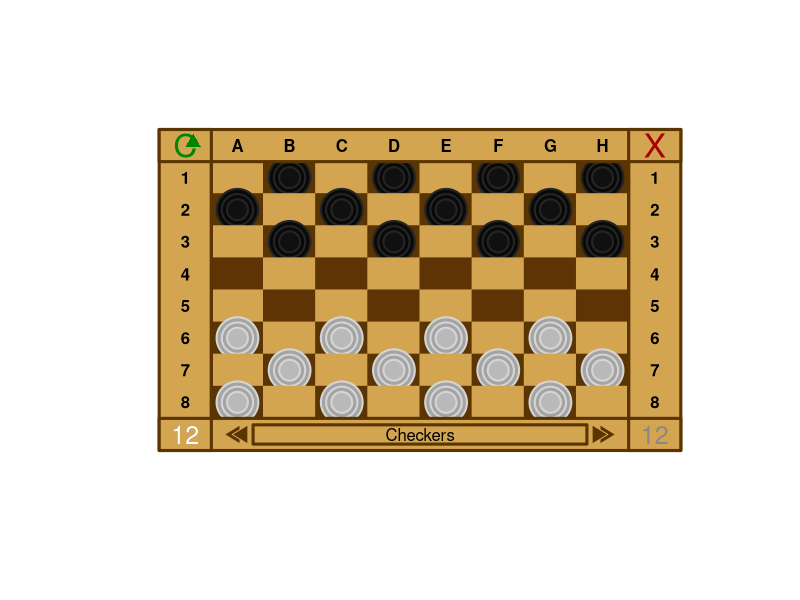

Generate this figure with R: (Note: this script raises an error after producing the figure.)
library(plotrix)

board <- list(
    c(10, 1, 10, 1, 10, 1, 10, 1),
    c(1, 10, 1, 10, 1, 10, 1, 10),
    c(10, 1, 10, 1, 10, 1, 10, 1),
    c(0, 10, 0, 10, 0, 10, 0, 10),
    c(10, 0, 10, 0, 10, 0, 10, 0),
    c(-1, 10, -1, 10, -1, 10, -1, 10),
    c(10, -1, 10, -1, 10, -1, 10, -1),
    c(-1, 10, -1, 10, -1, 10, -1, 10)
    
    # c(10, 0, 10, 1, 10, 0, 10, 1),
    # c(1, 10, 1, 10, 1, 10, 1, 10),
    # c(10, 1, 10, 0, 10, 1, 10, 0),
    # c(0, 10, 1, 10, 0, 10, 0, 10),
    # c(10, -1, 10, 0, 10, 0, 10, 0),
    # c(-1, 10, -1, 10, -1, 10, -1, 10),
    # c(10, -1, 10, -1, 10, -1, 10, -1),
    # c(-1, 10, -1, 10, -1, 10, -1, 10)
    
    # c(10, 1, 10, 1, 10, 1, 10, 1),
    # c(1, 10, 1, 10, 1, 10, 1, 10),
    # c(10, 1, 10, 1, 10, 1, 10, 1),
    # c(0, 10, 0, 10, 0, 10, 1, 10),
    # c(10, 0, 10, -1, 10, -1, 10, 0),
    # c(0, 10, 0, 10, 0, 10, -1, 10),
    # c(10, -1, 10, -1, 10, -1, 10, -1),
    # c(-1, 10, 0, 10, -1, 10, 0, 10)
    
    # c(10, 1, 10, 0, 10, 0, 10, 0),
    # c(0, 10, 1, 10, 0, 10, 0, 10),
    # c(10, 0, 10, 0, 10, 0, 10, 0),
    # c(0, 10, 0, 10, 0, 10, 0, 10),
    # c(10, 0, 10, 0, 10, 0, 10, 0),
    # c(3, 10, 0, 10, 0, 10, 0, 10),
    # c(10, 0, 10, 0, 10, 0, 10, -3),
    # c(0, 10, 0, 10, 0, 10, 0, 10)
    
)
checkersNum <- function(s) {
    n <- 0
    for (y in 1:8) {
        for (x in 1:8) {
            if (board[[y]][x] == s || board[[y]][x] == 3 * s)
                n <- n + 1
        }
    }
    return (n)
}
white <- checkersNum(-1)
black <- checkersNum(1)

board2 <<- list(
    c(10, 1, 10, 1, 10, 1, 10, 1),
    c(1, 10, 1, 10, 1, 10, 1, 10),
    c(10, 1, 10, 1, 10, 1, 10, 1),
    c(0, 10, 0, 10, 0, 10, 0, 10),
    c(10, 0, 10, 0, 10, 0, 10, 0),
    c(-1, 10, -1, 10, -1, 10, -1, 10),
    c(10, -1, 10, -1, 10, -1, 10, -1),
    c(-1, 10, -1, 10, -1, 10, -1, 10)
)
white2 <- 12
black2 <- 12
checkable2 <- list()
checked2 <- NA
side2 <- -1
oneMore2 <- F
queenIsChecked2 <- F

makeBackup <- function() {
    board2 <<- board
    white2 <<- white
    black2 <<- black
    checkable2 <<- checkable
    checked2 <<- checked
    side2 <<- side
    oneMore2 <<- oneMore
    queenIsChecked2 <<- queenIsChecked
}
backup <- function() {
    board <<- board2
    white <<- white2
    black <<- black2
    checkable <<- checkable2
    checked <<- checked2
    side <<- side2
    oneMore <<- oneMore2
    queenIsChecked <<- queenIsChecked2
}
checkBoard <- function() {
    f <- F
    checkable <<- list()
    for (i in 1:8) {
        for (j in 1:8){
            if (board[[i]][j] == side) {
                if (check(c(i, j))) {
                    f <- T
                    checkable[[length(checkable) + 1]]<<- c(i, j)
                }
            }
            else if (board[[i]][j] == side * 3) {
                if (queenCheck(c(i, j))) {
                    f <- T
                    checkable[[length(checkable) + 1]]<<- c(i, j)
                }
            }
        }
    }
    return (f)
}
isCheckable <- function(pos) {
    if (length(checkable) == 0)
        return (T)
    else {
        x <- pos[2]
        y <- pos[1]
        for (i in 1:length(checkable)) {
            if (y == checkable[[i]][1] && x == checkable[[i]][2])
                return (T)
        }
    }
    return (F)
}
getCoordinates <- function(){
    N = locator(n = 1)
    for(i in 1 : 64)
        if((N[1] > -40 + ((i - 1) %% 8) * 10) && (N[2] < 40 - ((i - 1) %/% 8) * 10) &&
           (N[1] < -30 + ((i - 1) %% 8) * 10) && (N[2] > 30 - ((i - 1) %/% 8) * 10))
            return(c((1 + (i - 1) %/% 8), 1 + ((i - 1) %% 8)))
    if((N[1] < -40) && (N[1] > -50) && (N[2] < 50) && (N[2] > 40))
        return (0)
    if((N[1] > 40) && (N[1] < 50) && (N[2] < 50) && (N[2] > 40))
        return (9)
    if((N[1] > -38) && (N[1] < -34) && (N[2] < -40) && (N[2] > -50))
        return (11)
    if((N[1] >  34) && (N[1] <  38) && (N[2] < -40) && (N[2] > -50))
    {}
}
drawBoard <- function(){
    plot(0, 0, xlim = c(-60, 60), ylim = c(-60, 60), type = "n",
         bty = "n", xaxt = "n", yaxt = "n", col.lab = "#FFFFFF")
    for(i in 1 : 8)
        for(j in 1 : 8)
        {
            Js = (j - 1) * 10
            Is = (i - 1) * 10
            Cell = board[[i]][j]
            if(Cell == 10)
            {
                rect(-40 + Js, 40 - Is, 
                     -30 + Js, 30 - Is, col = "#d4a550", border = "#d4a550") 
            }
            else if(Cell == 0)
            {
                rect(-40 + Js, 40 - Is, 
                     -30 + Js, 30 - Is, col = "#5F3405", border = "#5B3501") 
            }
            else if(Cell == 1)
            {
                rect(-40 + Js, 40 - Is, 
                     -30 + Js, 30 - Is, col = "#5B3501", border = "#5B3501") 
                draw.circle(-35 + Js, 35 - Is, 4, col = "#090909", lwd = 2, border = "#252525")
                draw.circle(-35 + Js, 35 - Is, 3, col = "#090909", lwd = 2, border = "#252525")
                draw.circle(-35 + Js, 35 - Is, 2, col = "#101010", lwd = 2, border = "#252525")
            }
            else if(Cell == -1)
            {
                rect(-40 + Js, 40 - Is, 
                     -30 + Js, 30 - Is, col = "#5B3501", border = "#5B3501") 
                draw.circle(-35 + Js, 35 - Is, 4, col = "#A4A4A4", lwd = 2, border = "#D5D5D5")
                draw.circle(-35 + Js, 35 - Is, 3, col = "#A4A4A4", lwd = 2, border = "#D5D5D5")
                draw.circle(-35 + Js, 35 - Is, 2, col = "#B9B9B9", lwd = 2, border = "#D5D5D5")
            }
            else if(Cell == 2)
            {
                rect(-40 + Js, 40 - Is, 
                     -30 + Js, 30 - Is, col = "#5B3501", border = "#5B3501") 
                draw.circle(-35 + Js, 35 - Is, 4, col = "#090909", lwd = 2, border = "#252525")
                draw.circle(-35 + Js, 35 - Is, 3, col = "#090909", lwd = 2, border = "#252525")
                draw.circle(-35 + Js, 35 - Is, 2, col = "#101010", lwd = 2, border = "#252525")
                draw.circle(-35 + Js, 35 - Is, 4, lwd = 2, border = "#008500")
            }
            else if(Cell == -2)
            {
                rect(-40 + Js, 40 - Is, 
                     -30 + Js, 30 - Is, col = "#5B3501", border = "#5B3501") 
                draw.circle(-35 + Js, 35 - Is, 4, col = "#A4A4A4", lwd = 2, border = "#D5D5D5")
                draw.circle(-35 + Js, 35 - Is, 3, col = "#A4A4A4", lwd = 2, border = "#D5D5D5")
                draw.circle(-35 + Js, 35 - Is, 2, col = "#B9B9B9", lwd = 2, border = "#D5D5D5")
                draw.circle(-35 + Js, 35 - Is, 4, lwd = 2, border = "#008500")
            }
            else if(Cell == 3)
            {
                rect(-40 + Js, 40 - Is, 
                     -30 + Js, 30 - Is, col = "#5B3501", border = "#5B3501") 
                draw.circle(-35 + Js, 35 - Is, 4, col = "#101010", lwd = 2, border = "#303030")
            }
            else if(Cell == -3)
            {
                rect(-40 + Js, 40 - Is, 
                     -30 + Js, 30 - Is, col = "#5B3501", border = "#5B3501") 
                draw.circle(-35 + Js, 35 - Is, 4, col = "#A9A9A9", lwd = 2, border = "#D9D9D9")
            }
            else if(Cell == 4)
            {
                rect(-40 + Js, 40 - Is, 
                     -30 + Js, 30 - Is, col = "#5B3501", border = "#5B3501") 
                draw.circle(-35 + Js, 35 - Is, 4, col = "#101010", lwd = 2, border = "#303030")
                draw.circle(-35 + Js, 35 - Is, 4, lwd = 2, border = "#008500")
            }
            else if(Cell == -4)
            {
                rect(-40 + Js, 40 - Is, 
                     -30 + Js, 30 - Is, col = "#5B3501", border = "#5B3501") 
                draw.circle(-35 + Js, 35 - Is, 4, col = "#A9A9A9", lwd = 2, border = "#D9D9D9")
                draw.circle(-35 + Js, 35 - Is, 4, lwd = 2, border = "#008500")
            }
            else if((i == 9 - side || i == -1 * side) && !queenIsChecked && !is.na(checked))
            {
                rect(-40 + Js, 40 - Is, 
                     -30 + Js, 30 - Is, col = "#5B3501", border = "#5B3501") 
                draw.circle     (0 - 35 + Js,   0 + 35 - Is, 4,   col = "#d4a550", border = "#48036F", lwd = 2)
                draw.circle (-2.25 - 35 + Js, 1.3 + 35 - Is, 0.5, col = "#5B3501", border = "#5B3501")
                draw.circle (-0.85 - 35 + Js, 2.5 + 35 - Is, 0.5, col = "#5B3501", border = "#5B3501")
                draw.circle  (0.85 - 35 + Js, 2.5 + 35 - Is, 0.5, col = "#5B3501", border = "#5B3501")
                draw.circle  (2.25 - 35 + Js, 1.3 + 35 - Is, 0.5, col = "#5B3501", border = "#5B3501")
                polygon(c(-2.25 - 35 + Js,    0 - 35 + Js, -1.5 - 35 + Js), 
                        c(  1.3 + 35 - Is, -1.9 + 35 - Is, -1.9 + 35 - Is), 
                        col = "#5B3501", border = "#5B3501")
                polygon(c(-0.85 - 35 + Js,  0.7 - 35 + Js, -1.2 - 35 + Js), 
                        c(2.5  + 35 - Is, -1.9 + 35 - Is, -1.9 + 35 - Is), 
                        col = "#5B3501", border = "#5B3501")
                polygon(c(0.85 - 35 + Js,  1.2 - 35 + Js,  -0.7 - 35 + Js), 
                        c( 2.5 + 35 - Is, -1.9 + 35 - Is,  -1.9 + 35 - Is), 
                        col = "#5B3501", border = "#5B3501")
                polygon(c(2.25 - 35 + Js,   1.5 - 35 + Js,    0 - 35 + Js), 
                        c( 1.3  + 35 - Is, -1.9 + 35 - Is, -1.9 + 35 - Is), 
                        col = "#5B3501", border = "#5B3501")
                rect(-1.7 - 35 + Js, -2.4 + 35 - Is, 
                     1.7 - 35 + Js, -2.7 + 35 - Is, col = "#5B3501", border = "#5B3501")
            }
            else if(Cell == 5)
            {
                rect(-40 + Js, 40 - Is, 
                     -30 + Js, 30 - Is, col = "#5B3501", border = "#5B3501")
                draw.circle     (0 - 35 + Js,  0 + 35 - Is, 4,   col = "#d4a550", border = "#008500", lwd = 2)
                draw.circle     (0 - 35 + Js, -1 + 35 - Is, 1.5, col = "#5B3501", border = "#5B3501")
                draw.circle (-2.25 - 35 + Js,  1 + 35 - Is, 0.5, col = "#5B3501", border = "#5B3501")
                draw.circle (-0.85 - 35 + Js,  2 + 35 - Is, 0.5, col = "#5B3501", border = "#5B3501")
                draw.circle  (0.85 - 35 + Js,  2 + 35 - Is, 0.5, col = "#5B3501", border = "#5B3501")
                draw.circle  (2.25 - 35 + Js,  1 + 35 - Is, 0.5, col = "#5B3501", border = "#5B3501")
            }
            else if(Cell == -5)
            {
                rect(-40 + Js, 40 - Is, 
                     -30 + Js, 30 - Is, col = "#5B3501", border = "#5B3501") 
                draw.circle (0 - 35 + Js,   0 + 35 - Is, 4,   col = "#d4a550", border = "#A60000", lwd = 2)
                draw.circle (0 - 35 + Js, 0.8 + 35 - Is, 2.2, col = "#5B3501", border = "#5B3501")
                draw.circle(-1 - 35 + Js,   1 + 35 - Is, 0.8, col = "#d4a550", border = "#5B3501")
                draw.circle (1 - 35 + Js,   1 + 35 - Is, 0.8, col = "#d4a550", border = "#5B3501")
                draw.circle (0 - 35 + Js, -1.2 + 35 - Is, 1.5, col = "#5B3501", border = "#5B3501")
                segments(-0.5 - 35 + Js, -1.7 + 35 - Is,  0.5 - 35 + Js, -0.7 + 35 - Is, col = "#d4a550")
                segments (0.5 - 35 + Js, -1.7 + 35 - Is, -0.5 - 35 + Js, -0.7 + 35 - Is, col = "#d4a550")
            }
        }
    Row = c("A", "B", "C", "D", "E", "F", "G", "H")
    rect(-50,  50, -40, -50, col = "#d4a550", lwd = 3, border = "#5B3501")
    rect( 40,  50,  50, -50, col = "#d4a550", lwd = 3, border = "#5B3501")
    rect(-50,  50,  50,  40, col = "#d4a550", lwd = 3, border = "#5B3501")
    rect(-50, -40,  50, -50, col = "#d4a550", lwd = 3, border = "#5B3501")
    rect(-32,  -42, 32, -48, col = "#d4a550", lwd = 3, border = "#5B3501")
    polygon(c(-37.5, -34.5, -34.5), c(-45, -42, -48), col = "#5B3501", border = "#d4a550")
    polygon(c( 37.5,  34.5,  34.5), c(-45, -42, -48), col = "#5B3501", border = "#d4a550")
    polygon(c(-36, -33, -33), c(-45, -42, -48), col = "#5B3501", border = "#d4a550")
    polygon(c( 36,  33,  33), c(-45, -42, -48), col = "#5B3501", border = "#d4a550")  
    segments(-40, 50, -40, -50, lwd = 3, col = "#5B3501")
    segments( 40, 50,  40, -50, lwd = 3, col = "#5B3501")
    for(i in 1 : 8)
    {
        text(-35 + 10 * (i - 1),  45, Row[i], font = 2)
        text(-45, 35 - 10 * (i - 1), i, font = 2)
        text( 45, 35 - 10 * (i - 1), i, font = 2)
    }
    text( 45, 45, "X", cex = 2, col = "#A60000")
    text(-45, 45, "C", cex = 2, col = "#008500")
    points(-43.5, 46, pch = 17, cex = 1.5, col = "#008500")
    text(-45, -45, white, cex = 1.5, col = "#888888")        
    text( 45, -45, black, cex = 1.5, col = "#888888")
    if (nchar(mes) != 0)
        text(0, -45, mes)
    else 
        text(0, -45, "Checkers")
    if (side == -1)
        text(-45, -45, white, cex = 1.5, col = "#FFFFFF")
    else
        text( 45, -45, black, cex = 1.5, col = "#000000")
}

move <- function(start, finish) {
    if (finish[1] == 9 - side || finish[1] == -1 * side) { # && board[[finish[1]]][finish[2]] == side * 3)
        des <- (finish - start) / 2
        eatFlag <- F
        if (board[[finish[1]]][finish[2]] == -5) {
            eatFlag <- T
            uncheck(start)
            board[[start[1] + des[1]]][start[2] + des[2]] <- 0
            if (side == 1)
                white <<- white - 1
            else
                black <<- black - 1
            moveAnimation(start, finish, T)
        }
        else {
            uncheck(start)
            moveAnimation(start, finish, F)
        }
        
        board[[start[1]]][start[2]] <- 0
        board[[finish[1]]][finish[2]] <- 3 * side
        board <<- board
        oneMore <<- F
        checked <<- NA
        if (!oneMore && queenCheck(finish) && eatFlag) {
            side <<- side * -1
            oneMore <<- T
            checked <<- finish
            queenIsChecked <<- T
        }
    }
    else if (board[[finish[1]]][finish[2]] == 5) {
        uncheck(start)
        moveAnimation(start, finish, F)
        board[[finish[1]]][finish[2]] <- board[[start[1]]][start[2]]
        board[[start[1]]][start[2]] <- 0
    }
    else if (board[[finish[1]]][finish[2]] == -5) {
        uncheck(start)
        moveAnimation(start, finish, T)
        des <- (finish - start) / 2
        board[[finish[1]]][finish[2]] <- board[[start[1]]][start[2]]
        board[[start[1] + des[1]]][start[2] + des[2]] <- 0
        board[[start[1]]][start[2]] <- 0
        if (board[[finish[1]]][finish[2]] == 1)
            white <<- white - 1
        else
            black <<- black - 1
        if (check(finish)) {
            side <<- side * -1
            oneMore <<- T
            checked <<- finish
        }
        else{
            oneMore <<- F
            checked <<- NA
        }
    }
    side <<- side * -1
    board <<- board
}
check <- function(pos, changeBoard = F){
    f <- F
    aN <- length(checkable) == 0
    s <- side
    board[[pos[1]]][pos[2]] <- 2 * s
    if (changeBoard)
        checked <<- pos
    x <- (pos + c(1, 1) * s)[2]
    y <- (pos + c(1, 1) * s)[1]
    
    if (x > 0 && x < 9 && y > 0 && y < 9 && board[[y]][x] == 0 && aN && !oneMore)
        board[[y]][x] <- 5
    else if (x > 1 && x < 8 && y > 1 && y < 8 &&
             (board[[y]][x] == -1 * s || board[[y]][x] == -3 * s)
             && board[[y + s]][x + s] == 0) {
        board[[y + s]][x + s] <- -5
        f <- T
    }
    
    
    x <- (pos + c(1, -1) * s)[2]
    y <- (pos + c(1, -1) * s)[1]
    
    if (x > 0 && x < 9 && y > 0 && y < 9 && board[[y]][x] == 0 && aN && !oneMore)
        board[[y]][x] <- 5
    else if (x > 1 && x < 8 && y > 1 && y < 8 &&
             (board[[y]][x] == -1 * s || board[[y]][x] == -3 * s)
             && board[[y + s]][x - s] == 0) {
        board[[y + s]][x - s] <- -5
        f <- T
    }
    
    x <- (pos + c(-1, -1) * s)[2]
    y <- (pos + c(-1, -1) * s)[1]
    
    if (x > 1 && x < 8 && y > 1 && y < 8 &&
        (board[[y]][x] == -1 * s || board[[y]][x] == -3 * s)
        && board[[y - s]][x - s] == 0) {
        board[[y - s]][x - s] <- -5
        f <- T
    }
    
    x <- (pos + c(-1, 1) * s)[2]
    y <- (pos + c(-1, 1) * s)[1]
    
    if (x > 1 && x < 8 && y > 1 && y < 8 &&
        (board[[y]][x] == -1 * s || board[[y]][x] == -3 * s)
        && board[[y - s]][x + s] == 0) {
        board[[y - s]][x + s] <- -5
        f <- T
    }
    
    if (changeBoard)
        board <<- board
    return(f)
}
uncheck <- function(pos){
    s <- side
    board[[pos[1]]][pos[2]] <- board[[pos[1]]][pos[2]] - s
    checked <<- NA
    x <- (pos + c(1, 1) * s)[2]
    y <- (pos + c(1, 1) * s)[1]
    if (x > 0 && x < 9 && y > 0 && y < 9 && board[[y]][x] == 5)
        board[[y]][x] <- 0
    else if (x > 1 && x < 8 && y > 1 && y < 8 &&
             (board[[y]][x] == -1 * s || board[[y]][x] == -3 * s)
             && board[[y + s]][x + s] == -5)
        board[[y + s]][x + s] <- 0
    
    x <- (pos + c(1, -1) * s)[2]
    y <- (pos + c(1, -1) * s)[1]
    
    if (x > 0 && x < 9 && y > 0 && y < 9 && board[[y]][x] == 5)
        board[[y]][x] <- 0
    else if (x > 1 && x < 8 && y > 1 && y < 8 &&
             (board[[y]][x] == -1 * s || board[[y]][x] == -3 * s)
             && board[[y + s]][x - s] == -5)
        board[[y + s]][x - s] <- 0
    
    
    x <- (pos + c(-1, -1) * s)[2]
    y <- (pos + c(-1, -1) * s)[1]
    
    if (x > 1 && x < 8 && y > 1 && y < 8 &&
        (board[[y]][x] == -1 * s || board[[y]][x] == -3 * s)
        && board[[y - s]][x - s] == -5)
        board[[y - s]][x - s] <- 0
    
    x <- (pos + c(-1, 1) * s)[2]
    y <- (pos + c(-1, 1) * s)[1]
    
    if (x > 1 && x < 8 && y > 1 && y < 8 &&
        (board[[y]][x] == -1 * s || board[[y]][x] == -3 * s)
        && board[[y - s]][x + s] == -5)
        board[[y - s]][x + s] <- 0
    
    
    board <<- board
}
queenCheck <- function(pos, changeBoard = F) {
    board <- queenUncheck(pos, F)
    board[[pos[1]]][pos[2]] <- 4 * side
    directions <- data.frame(c(1, 1), c(1, -1), c(-1, 1), c(-1, -1))
    f <- F
    for (i in 1:4) {
        x <- pos[2] + directions[1, i]
        y <- pos[1] + directions[2, i]
        while (x > 0 && x < 9 && y > 0 && y < 9 && board[[y]][x] == 0) {
            x <- x + directions[1, i]
            y <- y + directions[2, i]
        }
        
        
        if (x > 0 && x < 9 && y > 0 && y < 9 &&
            board[[y]][x] != side && board[[y]][x] != side * 3) {
            x <- x + directions[1, i]
            y <- y + directions[2, i]
            while (x > 0 && x < 9 && y > 0 && y < 9 && board[[y]][x] == 0) {
                f <- T
                board[[y]][x] <- -5
                x <- x + directions[1, i]
                y <- y + directions[2, i]
            }
        }
    }
    if (!f){
        for (i in 1:4) {
            x <- pos[2] + directions[1, i]
            y <- pos[1] + directions[2, i]
            while (x > 0 && x < 9 && y > 0 && y < 9 && board[[y]][x] == 0) {
                board[[y]][x] <- 5
                x <- x + directions[1, i]
                y <- y + directions[2, i]
            }
        }
    }
    if (changeBoard) {
        board <<- board
        checked <<- pos
        queenIsChecked <<- T
    }
    return(f)
}
queenUncheck <- function(pos, bugFlag = T) {
    board[[pos[1]]][pos[2]] <- 3 * side
    directions <- data.frame(c(1, 1), c(1, -1), c(-1, 1), c(-1, -1))
    
    for (i in 1:4) {
        x <- pos[2] + directions[1, i]
        y <- pos[1] + directions[2, i]
        while (x > 0 && x < 9 && y > 0 && y < 9) {
            if (abs(board[[y]][x]) == 5)
                board[[y]][x] <- 0
            x <- x + directions[1, i]
            y <- y + directions[2, i]
        }
    }
    if (bugFlag) {
        checked <<- NA
        queenIsChecked <<- F
        board <<- board
    }
    else
        return (board)
}
queenMove <- function(start, finish) {
    if (board[[finish[1]]][finish[2]] == -5) {
        queenUncheck(start)
        moveAnimation(start, finish, T)
        direction <- sign(finish - start)
        x <- start[2] + direction[2]
        y <- start[1] + direction[1]
        
        while (board[[y]][x] == 0) {
            x <- x + direction[2]
            y <- y + direction[1]
        }
        board[[y]][x] <- 0
        board[[finish[1]]][finish[2]] <- board[[start[1]]][start[2]]
        board[[start[1]]][start[2]] <- 0
        if (board[[finish[1]]][finish[2]] == 3)
            white <<- white - 1
        else
            black <<- black - 1
        board <<- board
        if (queenCheck(finish)) {
            side <<- side * -1
            oneMore <<- T
            queenIsChecked <<- T
            checked <<- finish
        }
        else{
            oneMore <<- F
            checked <<- NA
        }
    }
    else {
        queenUncheck(start)
        moveAnimation(start, finish, F)
        board[[finish[1]]][finish[2]] <- board[[start[1]]][start[2]]
        board[[start[1]]][start[2]] <- 0
    }
    side <<- side * -1
    board <<- board
    
}
newGame <- function() {
    board <<- list(
        c(10, 1, 10, 1, 10, 1, 10, 1),
        c(1, 10, 1, 10, 1, 10, 1, 10),
        c(10, 1, 10, 1, 10, 1, 10, 1),
        c(0, 10, 0, 10, 0, 10, 0, 10),
        c(10, 0, 10, 0, 10, 0, 10, 0),
        c(-1, 10, -1, 10, -1, 10, -1, 10),
        c(10, -1, 10, -1, 10, -1, 10, -1),
        c(-1, 10, -1, 10, -1, 10, -1, 10)
    )
    white <<- 12
    black <<- 12
    checkable <<- list()
    checked <- NA
    side <<- -1
    oneMore <<- F
    queenIsChecked <<- F
}
moveAnimation <- function(start, finish, enemy) {
    if (!animationFlag)
        return (0)
    y <- start[1]
    x <- start[2]
    type <- board[[start[1]]][start[2]]
    if (enemy) {
        if (abs(type) == 1) {
            enemyX <- (start + (finish - start) / 2)[2]
            enemyY <- (start + (finish - start) / 2)[1]
        }
        else {
            direction <- sign(finish - start)
            enemyY <- start[1] + direction[1]
            enemyX <- start[2] + direction[2]
            
            while (board[[enemyY]][enemyX] == 0) {
                enemyX <- enemyX + direction[2]
                enemyY <- enemyY + direction[1]
            }
        }
        
    }
    board[[y]][x] <<- 0
    Is <- (y - 1) * 10
    Js <- (x - 1) * 10
    x_dir <- sign(finish - start)[2]
    y_dir <- -1 * sign(finish - start)[1]
    for (i in 0:10 * abs(start - finish)) {
        drawBoard()
        if (enemy && i > 5 * abs(start - c(enemyY, enemyX)) * sqrt(2))
            board[[enemyY]][enemyX] <<- 0
        
        if(type == 1)
        {
            rect(-40 + Js, 40 - Is,
                 -30 + Js, 30 - Is, col = "#5B3501", border = "#5B3501")
            draw.circle(-35 + Js + i * x_dir, 35 - Is + i * y_dir, 4, col = "#090909", lwd = 2, border = "#252525")
            draw.circle(-35 + Js + i * x_dir, 35 - Is + i * y_dir, 3, col = "#090909", lwd = 2, border = "#252525")
            draw.circle(-35 + Js + i * x_dir, 35 - Is + i * y_dir, 2, col = "#101010", lwd = 2, border = "#252525")
        }
        else if(type == -1)
        {
            rect(-40 + Js, 40 - Is,
                 -30 + Js, 30 - Is, col = "#5B3501", border = "#5B3501")
            draw.circle(-35 + Js + i * x_dir, 35 - Is + i * y_dir, 4, col = "#A4A4A4", lwd = 2, border = "#D5D5D5")
            draw.circle(-35 + Js + i * x_dir, 35 - Is + i * y_dir, 3, col = "#A4A4A4", lwd = 2, border = "#D5D5D5")
            draw.circle(-35 + Js + i * x_dir, 35 - Is + i * y_dir, 2, col = "#B9B9B9", lwd = 2, border = "#D5D5D5")
        }
        else if(type == 3)
        {
            rect(-40 + Js, 40 - Is,
                 -30 + Js, 30 - Is, col = "#5B3501", border = "#5B3501")
            draw.circle(-35 + Js + i * x_dir, 35 - Is + i * y_dir, 4, col = "#101010", lwd = 2, border = "#303030")
        }
        else if(type == -3)
        {
            rect(-40 + Js, 40 - Is,
                 -30 + Js, 30 - Is, col = "#5B3501", border = "#5B3501")
            draw.circle(-35 + Js + i * x_dir, 35 - Is + i * y_dir, 4, col = "#A9A9A9", lwd = 2, border = "#D9D9D9")
        }
        Sys.sleep(0.05)
    }
    if (enemy)
        board[[enemyY]][enemyX] <<- side * -1
    board[[y]][x] <<- type
}
action <- function(pos){
    x <- pos[2]
    y <- pos[1]
    if (board[[y]][x] == side && is.na(checked) && isCheckable(pos))
        check(pos, T)
    else if (board[[y]][x] == side * 3 && is.na(checked) && isCheckable(pos))
        queenCheck(pos, T)
    else if (abs(board[[y]][x]) == 5) {
        makeBackup()
        if (queenIsChecked)
            queenMove(checked, pos)
        else
            move(checked, pos)
    }
    else if (!is.na(checked) && !oneMore) {
        if (queenIsChecked)
            queenUncheck(checked)
        else
            uncheck(checked)
    }
    else if (board[[pos[1]]][pos[2]] != 0 && board[[pos[1]]][pos[2]] != 10){
        if (oneMore)
            mes <<- "You must eat!"
        else if (sign(board[[pos[1]]][pos[2]]) != side)
            mes <<- "Wrong side!"
        else if (length(checkable) != 0)
            mes <<- "There are checker, which able to eat!"
    }
}


AI_Core <- function(board, depth, side) {
    if (depth < 2) # influence of depth value on difficulty: 2 = easy, 4 = medium, 6 = hard, 8+ = impossible (to compute)
    {
        depth <- 2
    }
    else if (depth%%2 != 0)
    {
        depth <- depth - 1
    }
    move <- AI_Tree(board, depth, side)[[2]] # dont forget about checking if there is a possibility to make one more move
    return(move)
}
AI_Tree <- function(board, depth, side) {
    if (depth%%2 == 0)
    {
        bestvalue <- -1000
        Board_Array <- AI_Generate(board, side)
    }
    else
    {
        bestvalue <- 1000
        Board_Array <- AI_Generate(board, side*(-1))
    }
    n <- length(Board_Array)
    
    Layer <- list()
    for (i in 1:n)
    {
        Layer[[i]] <- list(value = NULL, board = Board_Array[[i]])
        if (depth > 1)
        {
            t <- AI_Evaluate(Layer[[i]]$board, side)
            if ((t == 1000)||(t == -1000))
                Layer[[i]]$value <- t
            else
                Layer[[i]]$value <- AI_Tree(Layer[[i]]$board, depth - 1, side)[[1]]
        }
        else
        {
            Layer[[i]]$value <- AI_Evaluate(Layer[[i]]$board, side)
        }
        if (depth%%2 == 0)
        {
            if (Layer[[i]]$value >= bestvalue)
            {
                bestvalue <- Layer[[i]]$value
                bestboard <- Layer[[i]]$board
            }
        }
        else
        {
            if (Layer[[i]]$value <= bestvalue)
            {
                bestvalue <- Layer[[i]]$value
                bestboard <- Layer[[i]]$board
            }
        }
    }
    
    return(list(bestvalue, bestboard))
} # depth value should be divisible by 2
generateEatMoves <- function(pos, board, s) {
    possMoves <- list()
    if (board[[pos[1]]][pos[2]] == s) {
        x <- (pos + c(1, 1) * s)[2]
        y <- (pos + c(1, 1) * s)[1]
        
        if (x > 1 && x < 8 && y > 1 && y < 8 &&
            (board[[y]][x] == -1 * s || board[[y]][x] == -3 * s)
            && board[[y + s]][x + s] == 0) {
            
            tempMoves <- generateEatMoves(c(y + s, x + s), replace(pos, c(y + s, x + s), board, T), s)
            if (length(tempMoves) == 0)
                possMoves[[length(possMoves) + 1]] <- replace(pos, c(y + s, x + s), board, T)
            else {
                for (i in tempMoves)
                    possMoves[[length(possMoves) + 1]] <- i
            }
        }
        
        
        x <- (pos + c(1, -1) * s)[2]
        y <- (pos + c(1, -1) * s)[1]
        
        if (x > 1 && x < 8 && y > 1 && y < 8 &&
            (board[[y]][x] == -1 * s || board[[y]][x] == -3 * s)
            && board[[y + s]][x - s] == 0) {
            
            tempMoves <- generateEatMoves(c(y + s, x - s), replace(pos, c(y + s, x - s), board, T), s)
            if (length(tempMoves) == 0)
                possMoves[[length(possMoves) + 1]] <- replace(pos, c(y + s, x - s), board, T)
            else {
                for (i in tempMoves)
                    possMoves[[length(possMoves) + 1]] <- i
            }
        }
        
        x <- (pos + c(-1, -1) * s)[2]
        y <- (pos + c(-1, -1) * s)[1]
        
        if (x > 1 && x < 8 && y > 1 && y < 8 &&
            (board[[y]][x] == -1 * s || board[[y]][x] == -3 * s)
            && board[[y - s]][x - s] == 0) {
            
            tempMoves <- generateEatMoves(c(y - s, x - s), replace(pos, c(y - s, x - s), board, T), s)
            if (length(tempMoves) == 0)
                possMoves[[length(possMoves) + 1]] <- replace(pos, c(y - s, x - s), board, T)
            else {
                for (i in tempMoves)
                    possMoves[[length(possMoves) + 1]] <- i
            }
        }
        
        x <- (pos + c(-1, 1) * s)[2]
        y <- (pos + c(-1, 1) * s)[1]
        
        if (x > 1 && x < 8 && y > 1 && y < 8 &&
            (board[[y]][x] == -1 * s || board[[y]][x] == -3 * s)
            && board[[y - s]][x + s] == 0) {
            
            tempMoves <- generateEatMoves(c(y - s, x + s), replace(pos, c(y - s, x + s), board, T), s)
            if (length(tempMoves) == 0)
                possMoves[[length(possMoves) + 1]] <- replace(pos, c(y - s, x + s), board, T)
            else {
                for (i in tempMoves)
                    possMoves[[length(possMoves) + 1]] <- i
            }
        }
    }
    else if (board[[pos[1]]][pos[2]] == s * 3) {
        directions <- data.frame(c(1, 1), c(1, -1), c(-1, 1), c(-1, -1))
        for (i in 1:4) {
            x <- pos[2] + directions[1, i]
            y <- pos[1] + directions[2, i]
            while (x > 0 && x < 9 && y > 0 && y < 9 && board[[y]][x] == 0) {
                x <- x + directions[1, i]
                y <- y + directions[2, i]
            }
            
            if (x > 0 && x < 9 && y > 0 && y < 9 &&
                board[[y]][x] != s && board[[y]][x] != s * 3) {
                x <- x + directions[1, i]
                y <- y + directions[2, i]
                while (x > 0 && x < 9 && y > 0 && y < 9 && board[[y]][x] == 0) {
                    tempMoves <- generateEatMoves(c(y, x), replace(pos, c(y, x), board, T), s)
                    if (length(tempMoves) == 0)
                        possMoves[[length(possMoves) + 1]] <- replace(pos, c(y, x), board, T)
                    else {
                        for (b in tempMoves)
                            possMoves[[length(possMoves) + 1]] <- b
                    }
                    x <- x + directions[1, i]
                    y <- y + directions[2, i]
                }
            }
            
        }
    }
    
    return(possMoves)
}
generateMoves <- function(pos, board, s) {
    possMoves <- list()
    if (board[[pos[1]]][pos[2]] == s) {
        x <- (pos + c(1, 1) * s)[2]
        y <- (pos + c(1, 1) * s)[1]
        
        if (x > 0 && x < 9 && y > 0 && y < 9 && board[[y]][x] == 0)
            possMoves[[length(possMoves) + 1]] <- replace(pos, c(y, x), board, F)
        
        
        x <- (pos + c(1, -1) * s)[2]
        y <- (pos + c(1, -1) * s)[1]
        
        if (x > 0 && x < 9 && y > 0 && y < 9 && board[[y]][x] == 0)
            possMoves[[length(possMoves) + 1]] <- replace(pos, c(y, x), board, F)
    }
    else if (board[[pos[1]]][pos[2]] == 3 * s) {
        directions <- data.frame(c(1, 1), c(1, -1), c(-1, 1), c(-1, -1))
        for (i in 1:4) {
            x <- pos[2] + directions[1, i]
            y <- pos[1] + directions[2, i]
            while (x > 0 && x < 9 && y > 0 && y < 9 && board[[y]][x] == 0) {
                possMoves[[length(possMoves) + 1]] <- replace(pos, c(y, x), board, F)
                x <- x + directions[1, i]
                y <- y + directions[2, i]
            }
        }
    }
    
    return(possMoves)
}
AI_Generate <- function(board, side, checkStuck = F) {
    moves <- list()
    for (y in 1:8) {
        for (x in 1:8) {
            if (board[[y]][x] == side || board[[y]][x] == 3 * side) {
                tempMoves <- generateEatMoves(c(y, x), board, side)
                if (checkStuck && length(tempMoves) > 0)
                    return (F)
                for (m in tempMoves)
                    moves[[length(moves) + 1]] <- m
            }
        }
    }
    if (length(moves) == 0) {
        for (y in 1:8) {
            for (x in 1:8) {
                if (board[[y]][x] == side || board[[y]][x] == 3 * side) {
                    tempMoves <- generateMoves(c(y, x), board, side)
                    if (checkStuck && length(tempMoves) > 0)
                        return (F)
                    for (m in tempMoves)
                        moves[[length(moves) + 1]] <- m
                }
            }
        }
    }
    if (checkStuck)
        return (T)
    return (moves)
}
replace <- function(start, finish, board, eat) {
    if (eat) {
        des <- sign(finish - start)
        x <- start[2] + des[2]
        y <- start[1] + des[1]
        while (board[[y]][x] == 0) {
            x <- x + des[2]
            y <- y + des[1]
        }
        board[[y]][x] <- 0
        board[[finish[1]]][finish[2]] <- board[[start[1]]][start[2]]
        board[[start[1]]][start[2]] <- 0
    }
    else {
        board[[finish[1]]][finish[2]] <- board[[start[1]]][start[2]]
        board[[start[1]]][start[2]] <- 0
    }
    if ((finish[1] == 1 && sign(board[[finish[1]]][finish[2]]) == -1)
        || (finish[1] == 8 && sign(board[[finish[1]]][finish[2]]) == 1))
        board[[finish[1]]][finish[2]] <- sign(board[[finish[1]]][finish[2]]) * 3
    return (board)
}
AI_Evaluate <- function(board, side) {
    blacks <- 0
    whites <- 0
    blackQs <- 0
    whiteQs <- 0
    blackDist <- 0
    whiteDist <- 0
    
    for (i in 1:8)
    {
        for (j in 1:8)
        {
            if (board[[i]][j] == 1)
            {
                blacks <- blacks + 1
                if ((i > 3)&&(i < 8))
                {
                    blackDist <- blackDist + i*0.1
                }
            }
            if (board[[i]][j] == -1)
            {
                whites <- whites + 1
                if ((i < 6)&&(i > 1))
                {
                    whiteDist <- whiteDist + (9-i)*0.1
                }
            }
            if (board[[i]][j] == 3)
            {
                blackQs <- blackQs + 1
            }
            if (board[[i]][j] == -3)
            {
                whiteQs <- whiteQs + 1
            }
        }
    }
    if (((blacks == 0)&&(blackQs == 0)) || AI_Generate(board, 1, T))
    {
        return(-1000*side)
    }
    else if (((whites == 0)&&(whiteQs == 0)) || AI_Generate(board, -1, T))
    {
        return(1000*side)
    }
    value <- (blacks - whites + blackDist - whiteDist + blackQs*10 - whiteQs*10)*side
    return(value)
}

AI_flag <- T
AI_side <- 1
level <- 2 * 1
checkable <- list()
checked <- NA
side <- -1
oneMore <- F
queenIsChecked <- F
mes <- ''
animationFlag <- F
while(white != 0 && black != 0) {
    if (side == -1 * AI_side || !AI_flag) {
        if (is.na(checked) && AI_Generate(board, side, T)) {
            if (AI_side == -1 * 1)
                mes <- "White won"
            else
                mes <- "Black won"
            break
        }
        if (oneMore) {
            if (queenIsChecked)
                queenCheck(checked, T)
            else
                check(checked, T)
        }
        checkBoard()
        
        drawBoard()
        mes <- ''
        coor <- getCoordinates()
        if (is.null(coor))
            next
        else if (coor == 11) {
            backup()
            next
        }
        else if (coor == 9)
            break
        else if (coor == 0){
            newGame()
            next
        }
        action(coor)
    }
    else {
        mes <- "AI is thinking..."
        drawBoard()
        mes <- ''
        if (AI_Generate(board, AI_side, T)) {
            if (AI_side == 1)
                mes <- "White won"
            else
                mes <- "Black won"
            break
        }
        board <- AI_Core(board, level, AI_side)
        if (AI_side == 1)
            white <- checkersNum(-1 * AI_side)
        else
            black <- checkersNum(-1 * AI_side)
        side <- side * -1
    }
}

if (black == 0)
    mes <- "White won"
if (white == 0)
    mes <- "Black won"

drawBoard()
print('end')